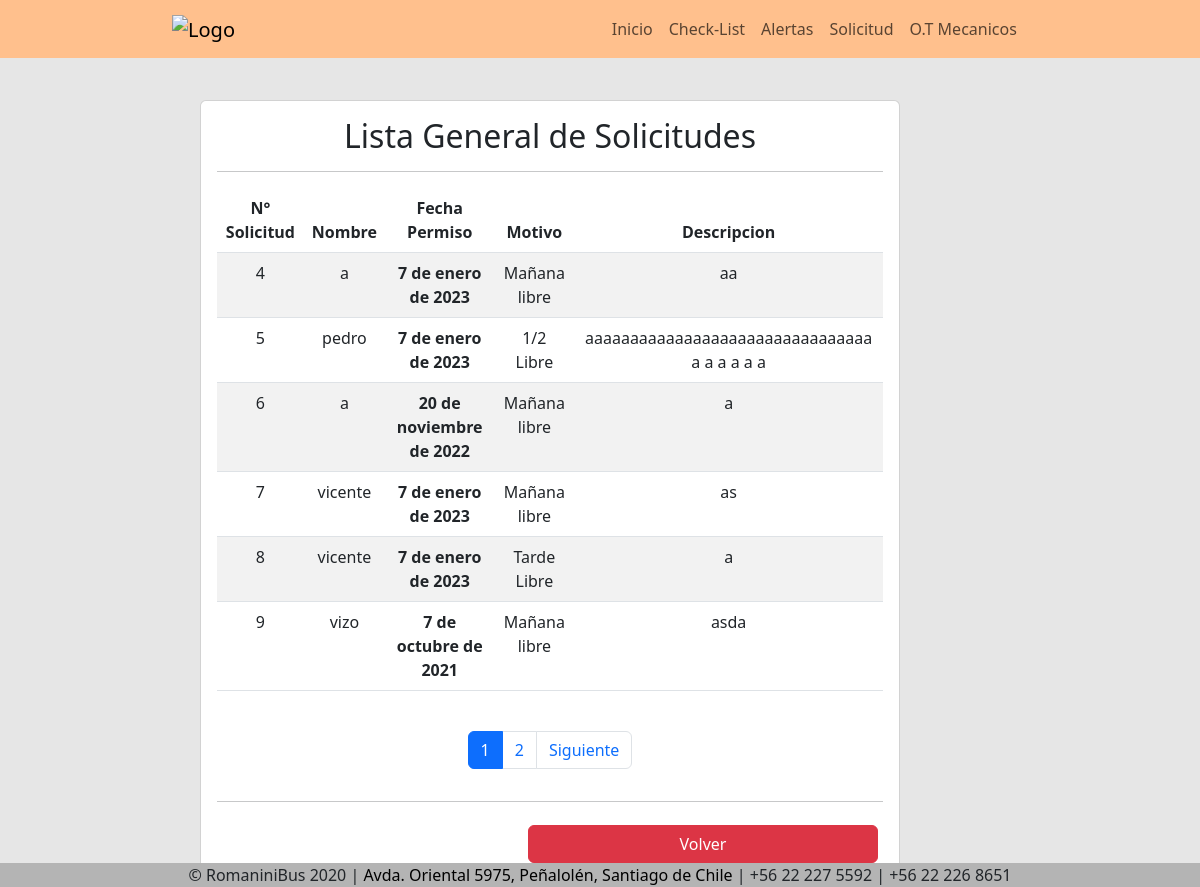
The app's page /listar_solicitud/ with its own data.
### app/models.py (models this page shows, shortened)
class Solicitud(models.Model):
    id_solicitud = models.AutoField(primary_key=True)
    nombre = models.CharField(max_length=50)
    fecha_permiso = models.DateField()
    motivo = models.IntegerField(choices=opciones_solicitud)
    descripcion = models.TextField(max_length=200)

### app/views.py (the view)
# urls.py: path('listar_solicitud/', listar_solicitud, name="listar_solicitud"),
def listar_solicitud(request):
    solicitud = Solicitud.objects.all()
    page = request.GET.get('page', 1)
    try:
        paginator = Paginator(solicitud, 6)
        solicitud = paginator.page(page)
    except:
        raise Http404
    data = {
        'entity':solicitud,
        'paginator':paginator
    }
    return render(request, 'solicitud/listar_solicitud.html',data)

### app/templates/solicitud/listar_solicitud.html (shortened to what this page needs)
{% extends 'base.html' %}
{% load static %}
{% block contenido %}
<div class="col-11 col-md-7 offset-md-2">
    <div class="card">
        <div class="card-body">
            <h3 class="h2">Lista General de Solicitudes</h3>
            <hr>
            <table class="table table-striped table-hover table-responsive-sm">
                <thead>
                <tr style="text-align: center;">
                    <th scope="col">N° Solicitud</th>
                    <th scope="col">Nombre</th>
                    <th scope="col">Fecha Permiso</th>
                    <th scope="col">Motivo</th>
                    <th scope="col">Descripcion</th>
                </tr>
                </thead>
                <tbody>
                {% for s in entity %}
                <tr style="text-align: center;">
                    <td>{{ s.id_solicitud }}</td>
                    <td>{{ s.nombre }}</td>
                    <th scope="col">{{ s.fecha_permiso }}</th>
                    <td>{% if s.motivo == 0 %}
                        Permiso Dia Completo
                        {% elif s.motivo == 1 %}
                        Tarde Libre
                        {% elif s.motivo == 2 %}
                        Mañana libre
                        {% elif s.motivo == 3 %}
                        1/2 Libre
                        {% endif %}
                        </td>
                    <td>{{ s.descripcion }}</td>
                </tr>
                {% endfor %}
                </tbody>
            </table>
            <div>
                {% include 'paginator.html' %}
            </div>
            <hr>
            <div style="float: right;">
                <a class="btn btn-danger" href="{% url 'solicitud' %}">Volver</a>
            </div>
        </div>
    </div>
</div>
{% endblock %}

### app/templates/base.html (shortened to what this page needs)
<!DOCTYPE html>
<html lang="es">
<head>
    {% load static %}
    <link href="https://cdn.jsdelivr.net/npm/bootstrap@5.3.0-alpha1/dist/css/bootstrap.min.css" rel="stylesheet">
    <link rel="stylesheet" href="{% static 'style.css' %}">
    <link rel="stylesheet" href="{% static 'm_web/js/sweetalert.js' %}">
    <nav class="navbar navbar-expand-lg fixed-top" style="background-color: #ffc08d;">
        <div class="container-fluid">
            <a class="navbar-brand" href="{% url 'home' %}">
                <img src="https://romaninibus.cl/wp-content/uploads/2020/02/logo_romanini-original.png" alt="Logo" width="300" height="53" data-actual-width="500" data-actual-height="80" style="margin-left: 160px;">
            </a>
            <div class="collapse navbar-collapse" id="navbarNavAltMarkup" style="margin-left: 30%;">
                <div class="navbar-nav" style="text-decoration: none; color:black;">
                    <a class="nav-link" aria-current="page" href="{% url 'home' %}">Inicio</a>
                    <a class="nav-link" href="{% url 'checklist' %}">Check-List</a>
                    <a class="nav-link" href="{% url 'alertas' %}">Alertas</a>
                    <a class="nav-link" href="{% url 'solicitud' %}">Solicitud</a>
                    <a class="nav-link" href="{% url 'otmecanicos' %}">O.T Mecanicos</a>
                </div>
            </div>
        </div>
    </nav>
</head>
<body style="padding-top:100px">
    {% block contenido %}
    {% endblock %}
</body>
<footer class="fixed-bottom" style="background-color:rgb(180, 180, 180); text-align: center;">
    <div class="et_pb_text_inner">© RomaniniBus 2020 | <a href="https://goo.gl/maps/GHp11UYCNULAgodk8" style="text-decoration: none; color:black" target="_blank" rel="noopener noreferrer">Avda. Oriental 5975, Peñalolén, Santiago de Chile</a> | +56 22 227 5592 | +56 22 226 8651 </div>
</footer>
</html>

### app/templates/paginator.html (shortened to what this page needs)
{% if paginator.num_pages > 1%}
<div class="d-flex justify-content-center">
    <ul class="pagination">
        {% for page in paginator.page_range %}
            {% if page < 7 or page == entity.number %}
            <li class="page-item {% if page == entity.number %}active{% endif %}">
                <a class="page-link" href="?page={{ page }}#pagtable">{{ page }}</a>
            </li>
            {% endif %}
        {% endfor %}
        {% if entity.has_next %}
            <li class="page-item d-none d-sm-block">
                <a class="page-link" href="?page={{ entity.next_page_number }}#pagtable">Siguiente</a>
            </li>
        {% endif %}
    </ul>
</div>
{% endif %}

### app/static/style.css (style rules this page uses)
body { background-color:rgb(230, 230, 230); }
.card { align-items: center; }
.btn { margin-left: 5px; margin-right: 5px; margin-top: 7px; margin-bottom: 7px; width: 350px; }
.h2 { align-items: center; display: flex; justify-content: center; }

### records on screen
Solicitud: id_solicitud "4", nombre "a", fecha_permiso "7 de enero de 2023", motivo "Mañana libre", descripcion "aa"
Solicitud: id_solicitud "5", nombre "pedro", fecha_permiso "7 de enero de 2023", motivo "1/2 Libre", descripcion "aaaaaaaaaaaaaaaaaaaaaaaaaaaaaaaa a a a a a a"
Solicitud: id_solicitud "6", nombre "a", fecha_permiso "20 de noviembre de 2022", motivo "Mañana libre", descripcion "a"
Solicitud: id_solicitud "7", nombre "vicente", fecha_permiso "7 de enero de 2023", motivo "Mañana libre", descripcion "as"
Solicitud: id_solicitud "8", nombre "vicente", fecha_permiso "7 de enero de 2023", motivo "Tarde Libre", descripcion "a"
Solicitud: id_solicitud "9", nombre "vizo", fecha_permiso "7 de octubre de 2021", motivo "Mañana libre", descripcion "asda"

### other values on screen
{{ page }} "1" "2"
